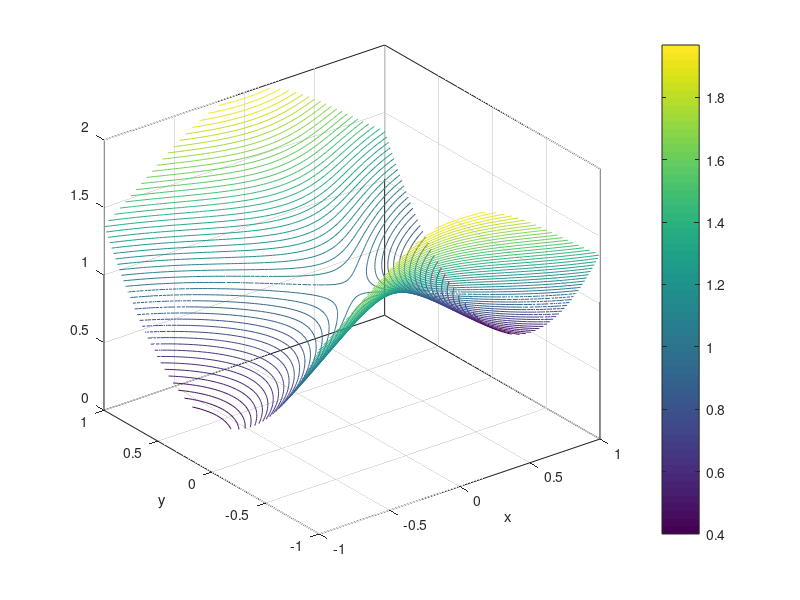

Recreate this plot in MATLAB.
%x=linspace(-1.5,1.5);
x=linspace(-1.0,1.0);
%y=linspace(-0.5,1.25);
y=linspace(-1.0,1.0);
[X,Y]=meshgrid(x,y);
Z=exp(-X.^2)+Y.^2;
% three hole potential
%Z=4*(X.^2+Y.^2-1).^2.*Y.^2-exp(-4*((X-1).^2+Y.^2))-exp(-4*((X+1).^2+Y.^2))+exp(8*(X-1.5))+exp(-8*(X+1.5))+exp(-4*(Y+0.25))+0.2*exp(-8*X.^2);
%Z=2.25*(X-0.5*sin(2*pi*Y)).^2+2.25*cos(2*pi*Y);
%Z=3.0*(sqrt(X.^2+Y.^2)-3.0).^2+2.25*cos(2*tan(Y./X))-4.5*cos(2*tan(Y./X));
contour3(X,Y,Z,50),colorbar
xlabel('x')
ylabel('y')
%%
Z=zeros(length(x),length(y));
x_index=0;
for m=-1.5:0.01:1.5
    x_index=x_index+1;
    y_index=0;
    for n=-0.5:0.01:1.25
        y_index=y_index+1;
        Z(x_index,y_index)=4*(m^2+n^2-1)^2*n^2-exp(-4*((m-1)^2+n^2))-exp(-4*((m+1)^2+n^2))+exp(8*(m-1.5))+exp(-8*(m+1.5))+exp(-4*(n+0.25))+0.2*exp(-8*m^2);
    end
end
